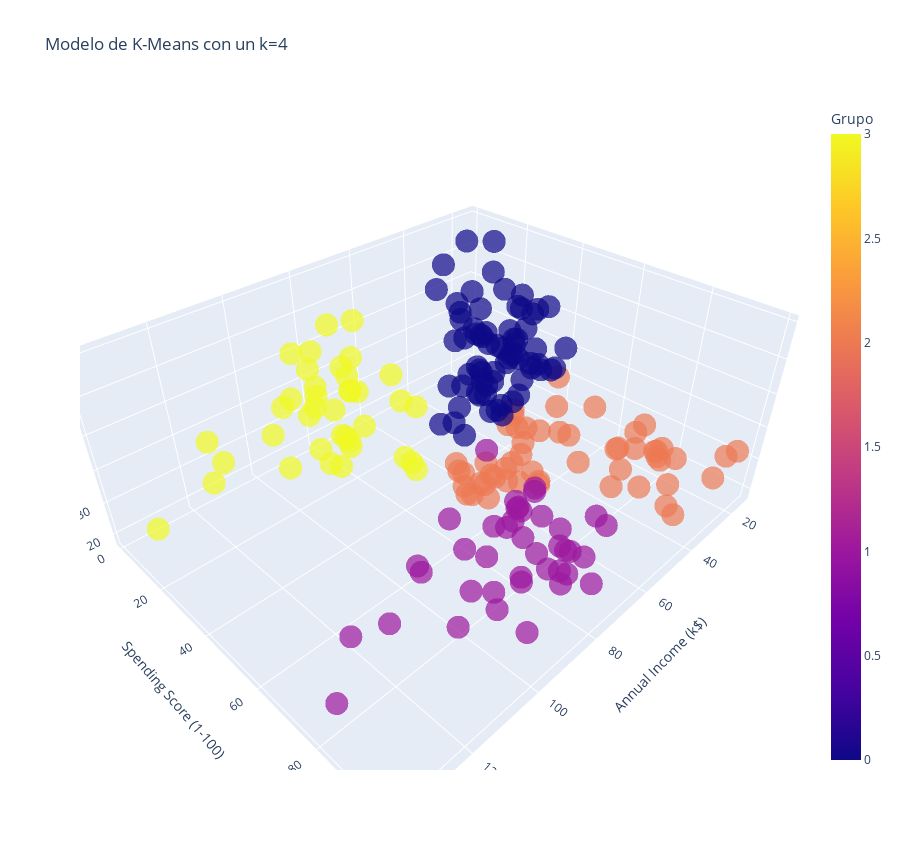

This figure's notebook cell:
### Code cell
Grafica_3D = px.scatter_3d(Datos, x='Annual Income (k$)', y='Spending Score (1-100)', z='Age', color='Grupo', symbol='Grupo', symbol_map={0: 'circle', 1: 'circle', 2: 'circle', 3: 'circle', 4: 'circle',}, opacity=0.7, width=900, height=850, title=f'Modelo de K-Means con un k={4}', labels={'label': 'Cluster'}, color_discrete_map={})
Grafica_3D.update_layout(showlegend=False)

### Figure 1 — Plotly figure (JSON) as saved in the notebook; plotly's stock layout.template omitted (floating-point values rounded to 4 significant figures)
{"data": [{"hovertemplate": "Grupo=%{marker.color}<br>Annual Income (k$)=%{x}<br>Spending Score (1-100)=%{y}<br>Age=%{z}<extra></extra>", "legendgroup": "2", "marker": {"color": [2, 2, 2, 2, 2, 2, 2, 2, 2, 2, 2, 2, 2, 2, 2, 2, 2, 2, 2, 2, 2, 2, 2, 2, 2, 2, 2, 2, 2, 2, 2, 2, 2, 2, 2, 2, 2, 2, 2, 2, 2, 2, 2, 2, 2, 2, 2, 2, 2, 2, 2, 2, 2], "coloraxis": "coloraxis", "opacity": 0.7, "symbol": "circle"}, "mode": "markers", "name": "2", "scene": "scene", "showlegend": true, "type": "scatter3d", "x": [15, 15, 16, 17, 17, 18, 19, 19, 20, 20, 21, 23, 24, 25, 28, 28, 29, 30, 33, 33, 34, 37, 38, 39, 39, 40, 40, 40, 42, 43, 46, 46, 48, 48, 48, 54, 54, 54, 54, 57, 58, 59, 60, 60, 61, 62, 62, 62, 63, 64, 65, 65, 67], "y": [39, 81, 77, 40, 76, 94, 72, 99, 77, 79, 66, 98, 73, 73, 82, 61, 87, 73, 92, 81, 73, 75, 92, 61, 65, 47, 42, 42, 60, 54, 51, 55, 59, 59, 47, 54, 52, 55, 57, 55, 60, 41, 52, 50, 49, 41, 55, 42, 54, 46, 48, 50, 56], "z": [19, 21, 23, 31, 22, 23, 30, 35, 24, 22, 20, 35, 25, 31, 29, 35, 23, 21, 18, 21, 30, 20, 24, 31, 24, 27, 29, 31, 33, 31, 27, 19, 18, 19, 32, 26, 23, 38, 21, 22, 34, 18, 24, 27, 20, 23, 26, 21, 19, 19, 18, 19, 27]}, {"hovertemplate": "Grupo=%{marker.color}<br>Annual Income (k$)=%{x}<br>Spending Score (1-100)=%{y}<br>Age=%{z}<extra></extra>", "legendgroup": "0", "marker": {"color": [0, 0, 0, 0, 0, 0, 0, 0, 0, 0, 0, 0, 0, 0, 0, 0, 0, 0, 0, 0, 0, 0, 0, 0, 0, 0, 0, 0, 0, 0, 0, 0, 0, 0, 0, 0, 0, 0, 0, 0, 0, 0, 0, 0, 0, 0, 0, 0, 0, 0, 0, 0, 0, 0, 0, 0, 0, 0, 0, 0, 0, 0, 0, 0, 0, 0, 0, 0, 0], "coloraxis": "coloraxis", "opacity": 0.7, "symbol": "circle"}, "mode": "markers", "name": "0", "scene": "scene", "showlegend": true, "type": "scatter3d", "x": [16, 18, 19, 19, 20, 20, 21, 23, 24, 25, 28, 28, 29, 30, 33, 33, 34, 37, 38, 39, 39, 40, 42, 43, 43, 43, 44, 44, 46, 46, 47, 47, 48, 48, 48, 49, 49, 50, 50, 54, 54, 54, 54, 54, 54, 54, 54, 57, 58, 59, 60, 60, 60, 60, 61, 62, 62, 62, 63, 63, 63, 63, 63, 64, 65, 65, 67, 67, 67], "y": [6, 6, 3, 14, 15, 13, 35, 29, 35, 5, 14, 32, 31, 4, 4, 14, 17, 26, 35, 36, 28, 55, 52, 60, 45, 41, 50, 46, 46, 56, 52, 59, 51, 50, 48, 55, 42, 49, 56, 47, 53, 48, 42, 51, 41, 44, 46, 58, 46, 55, 49, 40, 42, 47, 42, 48, 59, 56, 50, 46, 43, 48, 52, 42, 43, 59, 43, 57, 40], "z": [20, 35, 64, 67, 58, 37, 35, 52, 35, 46, 54, 45, 40, 60, 53, 49, 42, 36, 65, 48, 49, 50, 49, 59, 50, 47, 51, 69, 53, 70, 67, 54, 63, 43, 68, 70, 47, 60, 60, 59, 45, 40, 49, 57, 67, 46, 48, 55, 50, 68, 48, 40, 32, 47, 48, 49, 67, 49, 66, 54, 68, 66, 65, 38, 63, 49, 51, 50, 38]}, {"hovertemplate": "Grupo=%{marker.color}<br>Annual Income (k$)=%{x}<br>Spending Score (1-100)=%{y}<br>Age=%{z}<extra></extra>", "legendgroup": "1", "marker": {"color": [1, 1, 1, 1, 1, 1, 1, 1, 1, 1, 1, 1, 1, 1, 1, 1, 1, 1, 1, 1, 1, 1, 1, 1, 1, 1, 1, 1, 1, 1, 1, 1, 1, 1, 1, 1, 1, 1, 1, 1], "coloraxis": "coloraxis", "opacity": 0.7, "symbol": "circle"}, "mode": "markers", "name": "1", "scene": "scene", "showlegend": true, "type": "scatter3d", "x": [69, 69, 70, 71, 71, 71, 72, 73, 73, 74, 75, 76, 77, 77, 78, 78, 78, 78, 78, 78, 79, 81, 85, 86, 87, 87, 87, 88, 88, 93, 97, 98, 99, 101, 103, 103, 113, 120, 126, 137], "y": [58, 91, 77, 95, 75, 75, 71, 88, 73, 72, 93, 87, 97, 74, 90, 88, 76, 89, 78, 73, 83, 93, 75, 95, 63, 75, 92, 86, 69, 90, 86, 88, 97, 68, 85, 69, 91, 79, 74, 83], "z": [40, 39, 31, 40, 38, 39, 31, 29, 32, 35, 32, 32, 28, 32, 34, 39, 38, 27, 30, 30, 29, 31, 36, 33, 32, 28, 36, 30, 27, 35, 32, 29, 30, 28, 36, 32, 38, 35, 32, 30]}, {"hovertemplate": "Grupo=%{marker.color}<br>Annual Income (k$)=%{x}<br>Spending Score (1-100)=%{y}<br>Age=%{z}<extra></extra>", "legendgroup": "3", "marker": {"color": [3, 3, 3, 3, 3, 3, 3, 3, 3, 3, 3, 3, 3, 3, 3, 3, 3, 3, 3, 3, 3, 3, 3, 3, 3, 3, 3, 3, 3, 3, 3, 3, 3, 3, 3, 3, 3, 3], "coloraxis": "coloraxis", "opacity": 0.7, "symbol": "circle"}, "mode": "markers", "name": "3", "scene": "scene", "showlegend": true, "type": "scatter3d", "x": [70, 71, 71, 71, 72, 73, 73, 74, 75, 76, 77, 77, 78, 78, 78, 78, 78, 78, 79, 81, 85, 86, 87, 87, 87, 88, 88, 93, 97, 98, 99, 101, 103, 103, 113, 120, 126, 137], "y": [29, 35, 11, 9, 34, 5, 7, 10, 5, 40, 12, 36, 22, 17, 20, 16, 1, 1, 35, 5, 26, 20, 27, 13, 10, 13, 15, 14, 32, 15, 39, 24, 17, 23, 8, 16, 28, 18], "z": [23, 43, 59, 47, 25, 20, 44, 19, 57, 28, 25, 48, 34, 43, 44, 47, 37, 34, 56, 19, 50, 42, 36, 40, 36, 52, 58, 59, 37, 46, 41, 54, 41, 34, 33, 47, 45, 32]}], "layout": {"coloraxis": {"colorbar": {"title": {"text": "Grupo"}}, "colorscale": [[0, "#0d0887"], [0.1111, "#46039f"], [0.2222, "#7201a8"], [0.3333, "#9c179e"], [0.4444, "#bd3786"], [0.5556, "#d8576b"], [0.6667, "#ed7953"], [0.7778, "#fb9f3a"], [0.8889, "#fdca26"], [1, "#f0f921"]]}, "height": 850, "legend": {"title": {"text": "Grupo"}, "tracegroupgap": 0}, "scene": {"aspectmode": "auto", "aspectratio": {"x": 1.429, "y": 1.148, "z": 0.6093}, "domain": {"x": [0, 1], "y": [0, 1]}, "xaxis": {"title": {"text": "Annual Income (k$)"}, "type": "linear"}, "yaxis": {"title": {"text": "Spending Score (1-100)"}, "type": "linear"}, "zaxis": {"title": {"text": "Age"}, "type": "linear"}}, "showlegend": false, "title": {"text": "Modelo de K-Means con un k=4"}, "width": 900}}
